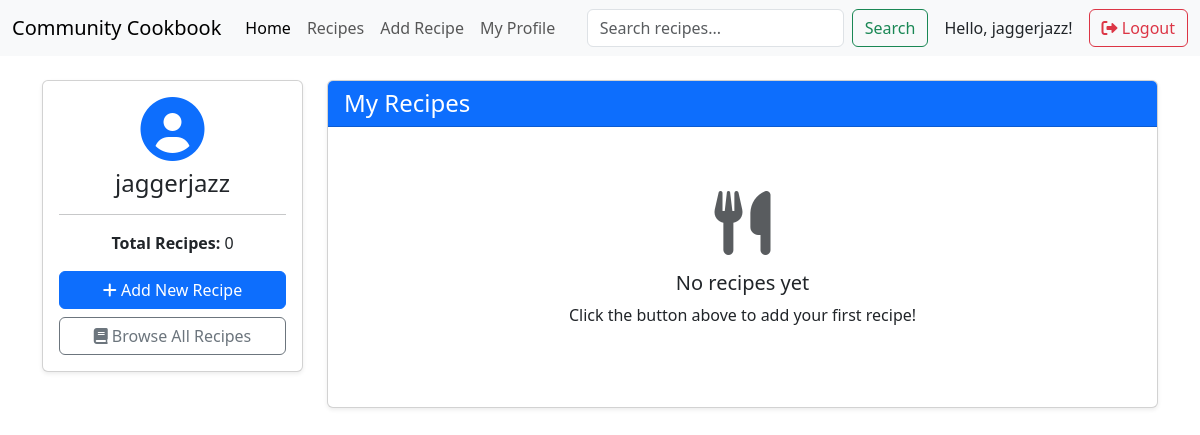
The app's page /profile/ (signed in), older data.
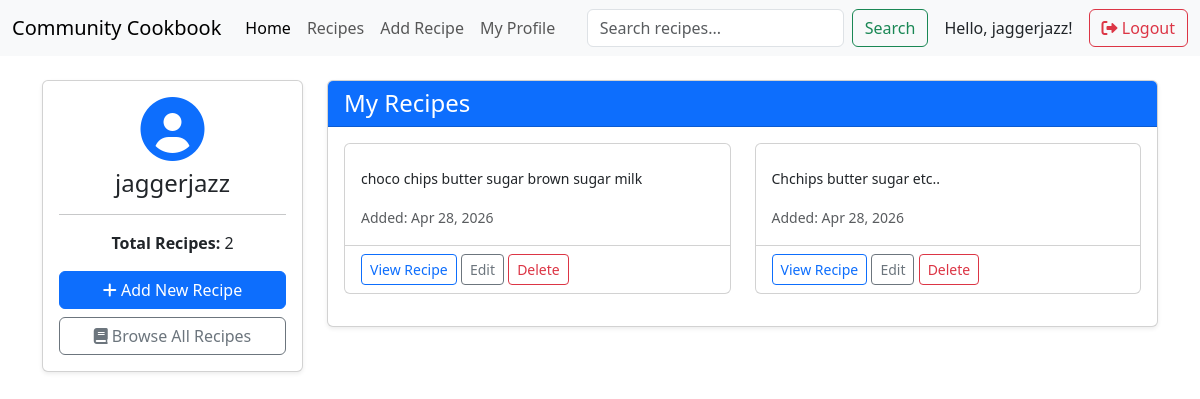
The same page, newer data.
### recipeApp/models.py (models this page shows, shortened)
class Recipe(models.Model):
    title = models.CharField(max_length=100)
    ingredients = models.TextField()
    instructions = models.TextField()
    image = models.ImageField(upload_to='recipe_images/', blank=True, null=True) # Ensure this line from your version stays!
    created_at = models.DateTimeField(auto_now_add=True)
    updated_at = models.DateTimeField(auto_now=True)
    author = models.ForeignKey(User, on_delete=models.CASCADE)

### recipeApp/views.py (the view)
# urls.py: path('profile/', views.profile, name='profile'),
@login_required
def profile(request):
    user_recipes = Recipe.objects.filter(author=request.user).order_by('-created_at')
    return render(request, 'profile.html', {'recipes': user_recipes})

### recipeApp/templates/profile.html (shortened to what this page needs)
{% extends 'base.html' %}
{% block content %}
<div class="container mt-4">
    <div class="row">
        <div class="col-md-3">
            <div class="card shadow-sm">
                <div class="card-body text-center">
                    <i class="fas fa-user-circle fa-4x text-primary"></i>
                    <h4 class="mt-2">{{ user.username }}</h4>
                    <hr>
                    <p><strong>Total Recipes:</strong> {{ recipes.count }}</p>
                    <a href="{% url 'add_recipe' %}" class="btn btn-primary w-100 mb-2">
                        <i class="fas fa-plus"></i> Add New Recipe
                    </a>
                    <a href="{% url 'recipes' %}" class="btn btn-outline-secondary w-100">
                        <i class="fas fa-book"></i> Browse All Recipes
                    </a>
                </div>
            </div>
        </div>
        <div class="col-md-9">
            <div class="card shadow-sm">
                <div class="card-header bg-primary text-white">
                    <h4 class="mb-0">My Recipes</h4>
                </div>
                <div class="card-body">
                    {% if recipes %}
                        <div class="row">
                            {% for recipe in recipes %}
                                <div class="col-md-6 mb-3">
                                    <div class="card h-100">
                                        <div class="card-body">
                                            <p class="card-text small">{{ recipe.ingredients|truncatewords:15 }}</p>
                                            <small class="text-muted">
                                                Added: {{ recipe.created_at|date:"M d, Y" }}
                                            </small>
                                        </div>
                                        <div class="card-footer bg-transparent">
                                            <a href="{% url 'recipe_detail' recipe.id %}" class="btn btn-sm btn-outline-primary">
                                                View Recipe
                                            </a>
                                            <a href="{% url 'edit_recipe' recipe.id %}" class="btn btn-sm btn-outline-secondary">
                                                Edit
                                            </a>
                                            <a href="{% url 'delete_recipe' recipe.id %}" class="btn btn-sm btn-outline-danger"
                                               onclick="return confirm('Are you sure you want to delete this recipe?')">
                                                Delete
                                            </a>
                                        </div>
                                    </div>
                                </div>
                            {% endfor %}
                        </div>
                    {% else %}
                        <div class="text-center py-5">
                            <i class="fas fa-utensils fa-4x text-muted mb-3"></i>
                            <h5>No recipes yet</h5>
                            <p>Click the button above to add your first recipe!</p>
                        </div>
                    {% endif %}
                </div>
            </div>
        </div>
    </div>
</div>
{% endblock %}

Row changes from the older to the newer data that the page shows:
added Recipe: ingredients "choco chips butter sugar brown sugar milk", created_at "Apr 28, 2026"
added Recipe: ingredients "Chchips butter sugar etc..", created_at "Apr 28, 2026"
Text that changed along with them:
{{ recipes.count }}: "0" → "2"
text no longer shown: "No recipes yet Click the button above to add your first recipe!"
